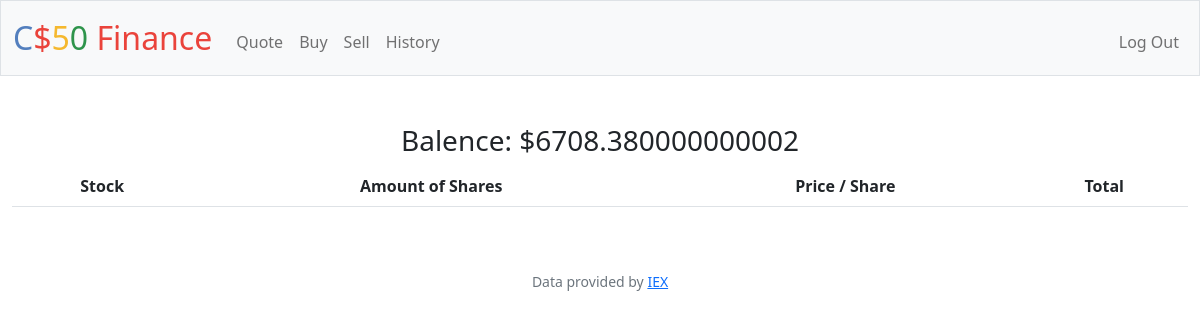
Page / (signed in) on the earlier database version.
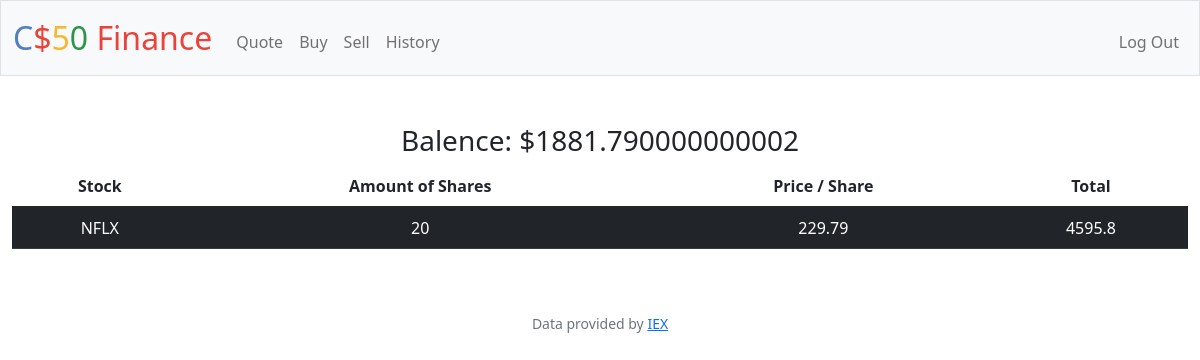
Same page on the later database version.
### tables this page shows
CREATE TABLE 'users' (id INTEGER PRIMARY KEY AUTOINCREMENT NOT NULL, username TEXT NOT NULL, hash TEXT NOT NULL,'cash' NUMERIC NOT NULL DEFAULT 10000.00);

### app.py (the view)
@app.route("/")
@login_required
def index():
    user_id = session["user_id"]
    purchases_db = db.execute("SELECT symbol, SUM(SHARES) AS shares, price FROM purchases WHERE user_id = ? AND shares > 1 GROUP BY symbol", user_id)
    total = db.execute("SELECT SUM(price) AS total FROM purchases WHERE user_id = ?", user_id)
    total = total[0]['total']
    cash_db = db.execute("SELECT cash FROM users WHERE id = ?", user_id)
    cash = cash_db[0]["cash"]
    return render_template("index.html", database=purchases_db, cash=cash, total=total)

### app.py (called while the page is built)
@app.after_request
def after_request(response):
    response.headers["Cache-Control"] = "no-cache, no-store, must-revalidate"
    response.headers["Expires"] = 0
    response.headers["Pragma"] = "no-cache"
    return response

### helpers.py (called while the page is built)
def login_required(f):
    @wraps(f)
    def decorated_function(*args, **kwargs):
        if session.get("user_id") is None:
            return redirect("/login")
        return f(*args, **kwargs)
    return decorated_function

### templates/index.html (shortened to what this page needs)
{% extends "layout.html" %}
{% block main %}
<h3>Balence: ${{ cash }} </h3>
<div class="section" >
 <table class="table table-striped-columns">
    <thead>
        <tr>
            <th scope="col">Stock</th>
            <th cope="col">Amount of Shares</th>
            <th scope="col">Price / Share</th>
            <th scope="col">Total</th>
        </tr>
    </thead>
    <tbody>
        {% for row in database %}
        <tr class="table-dark">
            <td class="table-dark"> {{ row["symbol"] }} </td>
            <td class="table-dark"> {{ row["shares"] }} </td>
            <td class="table-dark"> {{ row["price"] }} </td>
            <td class="table-dark"> {{ row["shares"] * row["price"] }} </td>
          </tr>
        {% endfor %}
    </tbody>
    </table>
 </div>
{% endblock %}

Differences in the rows shown:
changed users: cash "6708.380000000002" → "1881.790000000002"
Other differences:
new list line: "NFLX 20 229.79 4595.8"
